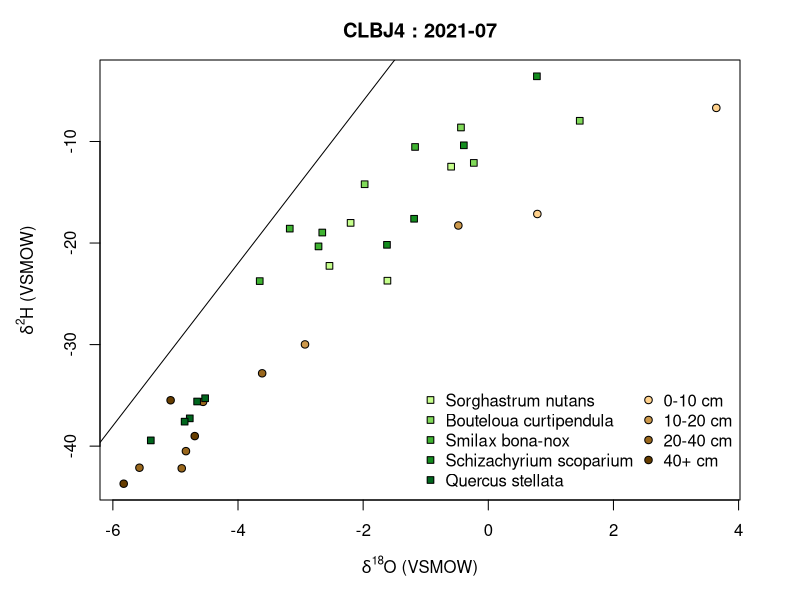
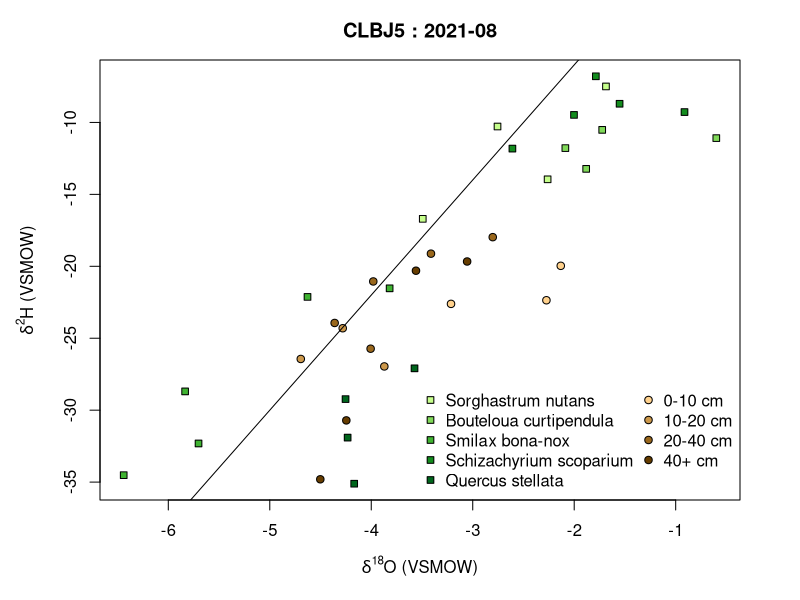
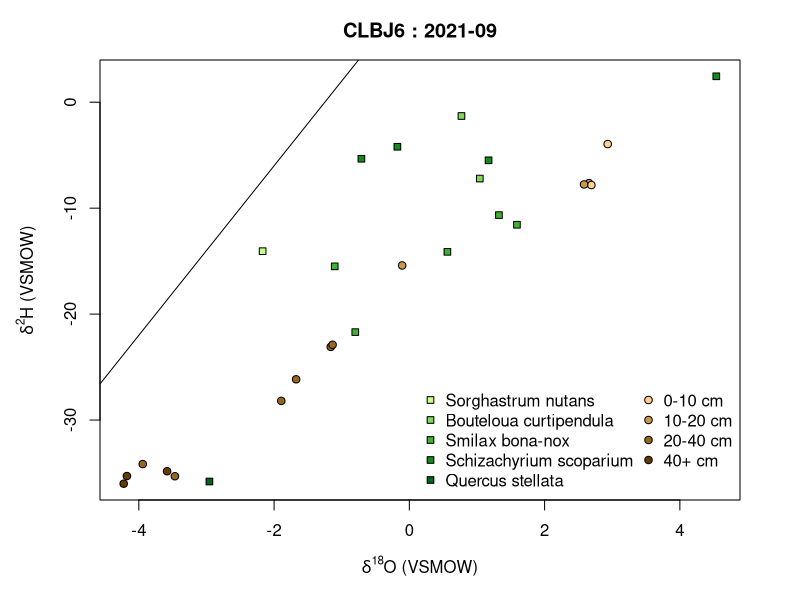
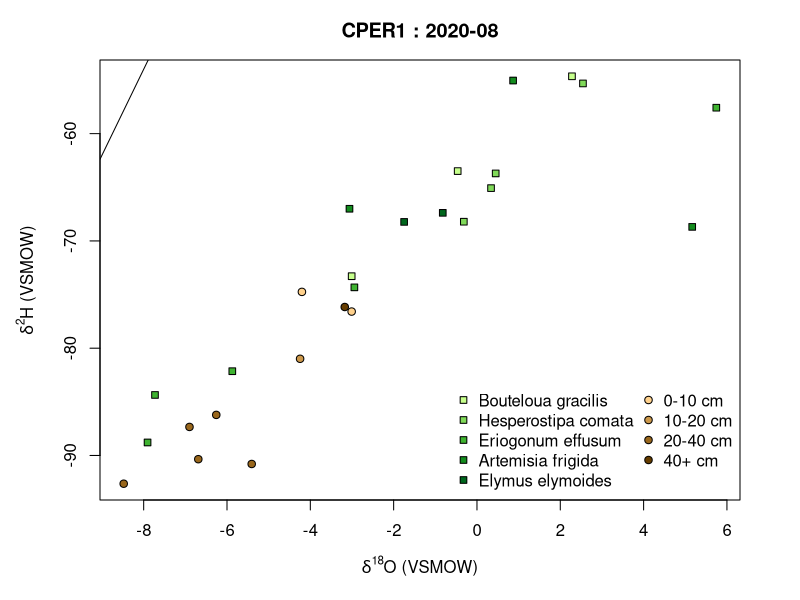
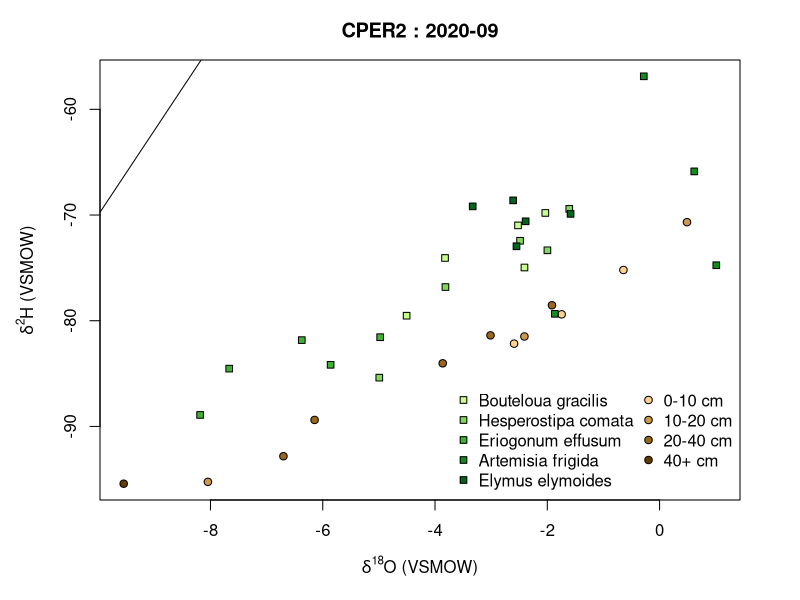
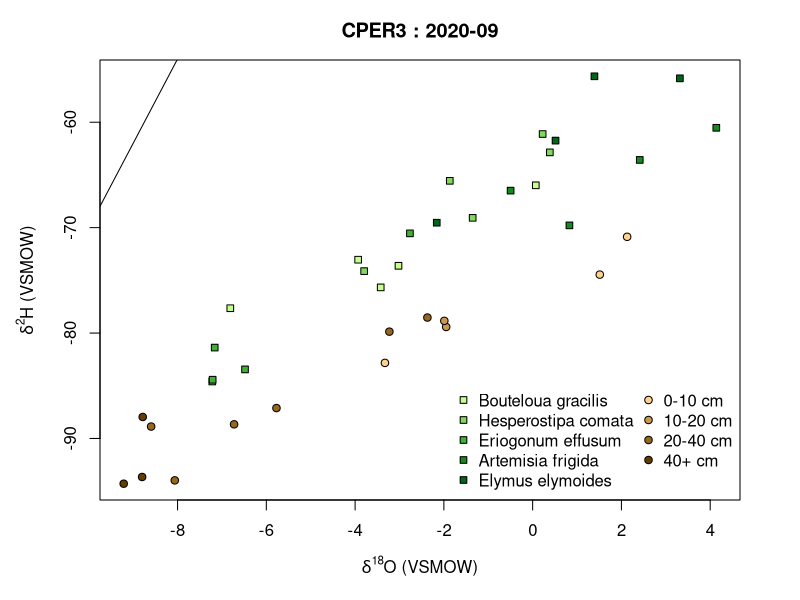
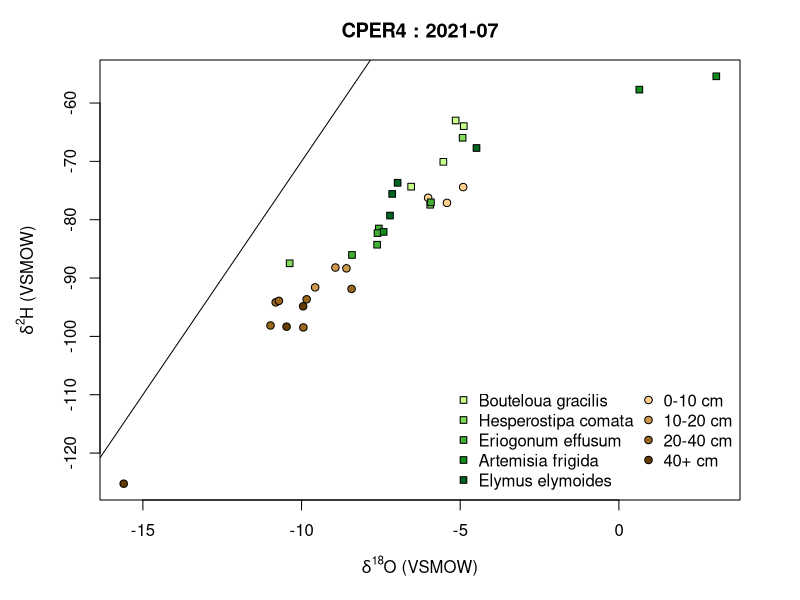
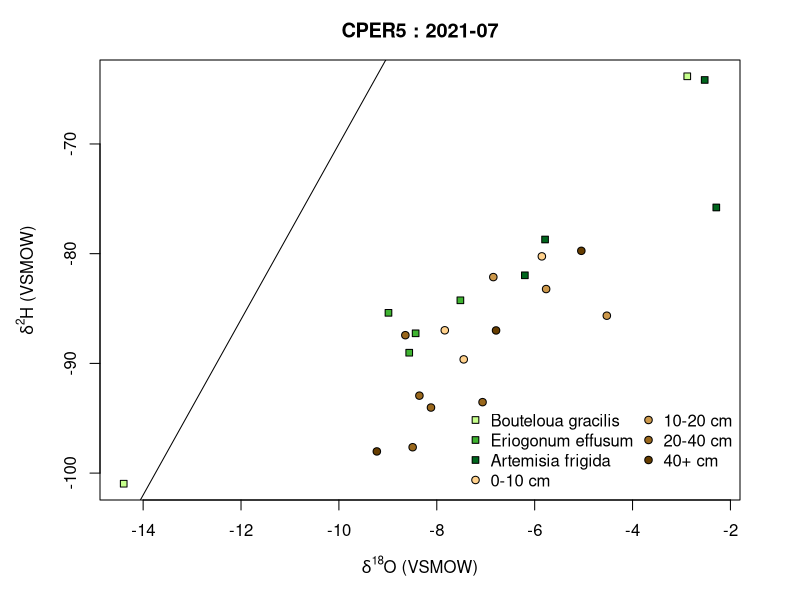

Source code (R) for these figures, in order: (Note: this script raises an error after producing the figures.)
# Prep ----
## Read data
p = read.csv("out/plantsNoLow.csv")
s = read.csv("data/soils.csv")

## Bouts
bouts = sort(unique(c(p$Bout, s$Bout)))

# Plot ----
for(i in bouts){
  ## Bout subset
  p_sub = p[p$Bout == i,]
  s_sub = s[s$Bout == i,]
  xlim = range(c(p_sub$d18O.oc, s_sub$d18O))
  ylim = range(c(p_sub$d2H, s_sub$d2H))
  
  ## Depths and species
  species = (unique(p_sub$Species))
  depths = sort(unique(s_sub$Depth))
  
  ## Create a set of brown colors to match the number of soil depths
  col.soil = hsv(0.1, seq(0.45, 1, len = length(depths)), 
                 seq(1, 0.4, len = length(depths)))
  
  ## create a set of green colors to match the number of species
  col.stem = hsv(seq(0.25, 0.38, len = length(species)), 
                 seq(0.45, 1, len = length(species)), 
                 seq(1, 0.4, len = length(species)))
  
  ## Output device
  png(paste0("out/", i, ".png"), width = 6, height = 6, units = "in", res = 600)
  par(mar = c(5, 5, 3, 3))
  
  ## Set up the plot area
  plot(d2H ~ d18O.oc, data = p_sub, xlim = xlim, ylim = ylim,
       main = paste(i, ":", format(as.Date(p_sub$Collection_Date[1]), "%Y-%m")), 
       type = "n", xlab = expression(delta^{18}*"O (VSMOW)"),
       ylab = expression(delta^2*"H (VSMOW)"))
  
  ## Add the soils data
  points(d2H ~ d18O, data = s_sub, pch = 21,
         bg = col.soil[match(s_sub$Depth, depths)])
  
  ## Add the stem data
  points(d2H ~ d18O.oc, data = p_sub, pch = 22,
         bg = col.stem[match(p_sub$Species, species)])
  
  ## Add GMWL
  abline(10,8)
  
  ## Add legend, this might plot over the data in some cases!
  legend("bottomright", c(species, depths), pt.bg = c(col.stem, col.soil), 
         pch = c(rep(22, length(species)), rep(21, length(depths))), 
         ncol = 2, text.width = NA, bty = "n")
  dev.off()    
}
